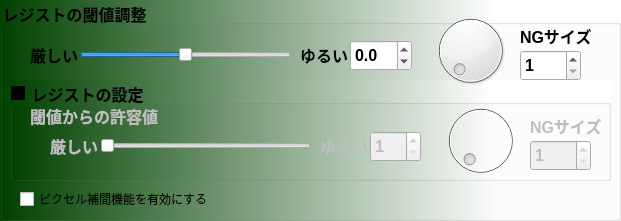
   <widget class="QGroupBox" name="gbDetailSettingR" >
    <property name="geometry" >
     <rect>
      <x>10</x>
      <y>490</y>
      <width>621</width>
      <height>221</height>
     </rect>
    </property>
    <property name="font" >
     <font>
      <family>MS UI Gothic</family>
      <pointsize>12</pointsize>
      <weight>75</weight>
      <italic>false</italic>
      <bold>true</bold>
      <underline>false</underline>
      <strikeout>false</strikeout>
     </font>
    </property>
    <property name="styleSheet" >
     <string notr="true" >QGroupBox{
	background-color: qlineargradient( x1: 0, y1: 0, x2:0.8, x2: 0.8, stop: 0 #004200, stop: 1 white);
}
</string>
    </property>
    <property name="title" >
     <string>レジストの閾値調整</string>
    </property>
    <widget class="QGroupBox" name="gbDetailSettingForResist" >
     <property name="geometry" >
      <rect>
       <x>10</x>
       <y>80</y>
       <width>601</width>
       <height>101</height>
      </rect>
     </property>
     <property name="font" >
      <font>
       <family>MS UI Gothic</family>
       <pointsize>12</pointsize>
       <weight>75</weight>
       <italic>false</italic>
       <bold>true</bold>
       <underline>false</underline>
       <strikeout>false</strikeout>
      </font>
     </property>
     <property name="title" >
      <string>レジストの設定</string>
     </property>
     <property name="checkable" >
      <bool>true</bool>
     </property>
     <property name="checked" >
      <bool>false</bool>
     </property>
     <widget class="QLabel" name="label_5" >
      <property name="geometry" >
       <rect>
        <x>310</x>
        <y>50</y>
        <width>51</width>
        <height>31</height>
       </rect>
      </property>
      <property name="font" >
       <font>
        <family>MS UI Gothic</family>
        <pointsize>12</pointsize>
        <weight>75</weight>
        <italic>false</italic>
        <bold>true</bold>
        <underline>false</underline>
        <strikeout>false</strikeout>
       </font>
      </property>
      <property name="text" >
       <string>ゆるい</string>
      </property>
     </widget>
     <widget class="QSpinBox" name="sbNGThresholdForResist" >
      <property name="geometry" >
       <rect>
        <x>360</x>
        <y>51</y>
        <width>51</width>
        <height>31</height>
       </rect>
      </property>
      <property name="font" >
       <font>
        <family>MS UI Gothic</family>
        <pointsize>12</pointsize>
        <weight>75</weight>
        <italic>false</italic>
        <bold>true</bold>
        <underline>false</underline>
        <strikeout>false</strikeout>
       </font>
      </property>
      <property name="minimum" >
       <number>1</number>
      </property>
      <property name="maximum" >
       <number>30</number>
      </property>
      <property name="value" >
       <number>1</number>
      </property>
     </widget>
     <widget class="QLabel" name="label_6" >
      <property name="geometry" >
       <rect>
        <x>40</x>
        <y>50</y>
        <width>51</width>
        <height>31</height>
       </rect>
      </property>
      <property name="font" >
       <font>
        <family>MS UI Gothic</family>
        <pointsize>12</pointsize>
        <weight>75</weight>
        <italic>false</italic>
        <bold>true</bold>
        <underline>false</underline>
        <strikeout>false</strikeout>
       </font>
      </property>
      <property name="text" >
       <string>厳しい</string>
      </property>
     </widget>
     <widget class="QSlider" name="hsNGThresholdForResist" >
      <property name="geometry" >
       <rect>
        <x>90</x>
        <y>50</y>
        <width>211</width>
        <height>31</height>
       </rect>
      </property>
      <property name="minimum" >
       <number>1</number>
      </property>
      <property name="maximum" >
       <number>30</number>
      </property>
      <property name="pageStep" >
       <number>5</number>
      </property>
      <property name="orientation" >
       <enum>Qt::Horizontal</enum>
      </property>
     </widget>
     <widget class="QSpinBox" name="sbMinimumNGSizeForResist" >
      <property name="geometry" >
       <rect>
        <x>520</x>
        <y>60</y>
        <width>61</width>
        <height>31</height>
       </rect>
      </property>
      <property name="font" >
       <font>
        <family>MS UI Gothic</family>
        <pointsize>12</pointsize>
        <weight>75</weight>
        <italic>false</italic>
        <bold>true</bold>
        <underline>false</underline>
        <strikeout>false</strikeout>
       </font>
      </property>
      <property name="minimum" >
       <number>1</number>
      </property>
      <property name="maximum" >
       <number>9999</number>
      </property>
      <property name="value" >
       <number>1</number>
      </property>
     </widget>
     <widget class="QLabel" name="label_7" >
      <property name="geometry" >
       <rect>
        <x>20</x>
        <y>20</y>
        <width>291</width>
        <height>31</height>
       </rect>
      </property>
      <property name="font" >
       <font>
        <family>MS UI Gothic</family>
        <pointsize>12</pointsize>
        <weight>75</weight>
        <italic>false</italic>
        <bold>true</bold>
        <underline>false</underline>
        <strikeout>false</strikeout>
       </font>
      </property>
      <property name="text" >
       <string>閾値からの許容値</string>
      </property>
     </widget>
     <widget class="QLabel" name="label_8" >
      <property name="geometry" >
       <rect>
        <x>520</x>
        <y>30</y>
        <width>71</width>
        <height>31</height>
       </rect>
      </property>
      <property name="font" >
       <font>
        <family>MS UI Gothic</family>
        <pointsize>12</pointsize>
        <weight>75</weight>
        <italic>false</italic>
        <bold>true</bold>
        <underline>false</underline>
        <strikeout>false</strikeout>
       </font>
      </property>
      <property name="text" >
       <string>NGサイズ</string>
      </property>
     </widget>
     <widget class="QDial" name="diMinimumNGSizeForResist" >
      <property name="geometry" >
       <rect>
        <x>430</x>
        <y>20</y>
        <width>81</width>
        <height>81</height>
       </rect>
      </property>
      <property name="minimum" >
       <number>1</number>
      </property>
      <property name="maximum" >
       <number>999</number>
      </property>
      <property name="value" >
       <number>1</number>
      </property>
     </widget>
    </widget>
    <widget class="QDoubleSpinBox" name="dsbNGThresholdR" >
     <property name="geometry" >
      <rect>
       <x>350</x>
       <y>40</y>
       <width>62</width>
       <height>31</height>
      </rect>
     </property>
     <property name="font" >
      <font>
       <family>MS UI Gothic</family>
       <pointsize>12</pointsize>
       <weight>75</weight>
       <italic>false</italic>
       <bold>true</bold>
       <underline>false</underline>
       <strikeout>false</strikeout>
      </font>
     </property>
     <property name="decimals" >
      <number>1</number>
     </property>
     <property name="minimum" >
      <double>-1.000000000000000</double>
     </property>
     <property name="maximum" >
      <double>1.000000000000000</double>
     </property>
     <property name="singleStep" >
      <double>0.100000000000000</double>
     </property>
    </widget>
    <widget class="QSpinBox" name="sbMinimumNGSizeR" >
     <property name="geometry" >
      <rect>
       <x>520</x>
       <y>50</y>
       <width>61</width>
       <height>31</height>
      </rect>
     </property>
     <property name="font" >
      <font>
       <family>MS UI Gothic</family>
       <pointsize>12</pointsize>
       <weight>75</weight>
       <italic>false</italic>
       <bold>true</bold>
       <underline>false</underline>
       <strikeout>false</strikeout>
      </font>
     </property>
     <property name="minimum" >
      <number>1</number>
     </property>
     <property name="maximum" >
      <number>9999</number>
     </property>
     <property name="value" >
      <number>1</number>
     </property>
    </widget>
    <widget class="QSlider" name="hsNGThresholdR" >
     <property name="geometry" >
      <rect>
       <x>80</x>
       <y>39</y>
       <width>211</width>
       <height>31</height>
      </rect>
     </property>
     <property name="minimum" >
      <number>-10</number>
     </property>
     <property name="maximum" >
      <number>10</number>
     </property>
     <property name="pageStep" >
      <number>1</number>
     </property>
     <property name="orientation" >
      <enum>Qt::Horizontal</enum>
     </property>
    </widget>
    <widget class="QDial" name="diMinimumNGSizeR" >
     <property name="geometry" >
      <rect>
       <x>430</x>
       <y>10</y>
       <width>81</width>
       <height>81</height>
      </rect>
     </property>
     <property name="minimum" >
      <number>1</number>
     </property>
     <property name="maximum" >
      <number>999</number>
     </property>
     <property name="value" >
      <number>1</number>
     </property>
    </widget>
    <widget class="QLabel" name="lbStrongR" >
     <property name="geometry" >
      <rect>
       <x>30</x>
       <y>39</y>
       <width>51</width>
       <height>31</height>
      </rect>
     </property>
     <property name="font" >
      <font>
       <family>MS UI Gothic</family>
       <pointsize>12</pointsize>
       <weight>75</weight>
       <italic>false</italic>
       <bold>true</bold>
       <underline>false</underline>
       <strikeout>false</strikeout>
      </font>
     </property>
     <property name="text" >
      <string>厳しい</string>
     </property>
    </widget>
    <widget class="QLabel" name="lbWeakR" >
     <property name="geometry" >
      <rect>
       <x>300</x>
       <y>39</y>
       <width>51</width>
       <height>31</height>
      </rect>
     </property>
     <property name="font" >
      <font>
       <family>MS UI Gothic</family>
       <pointsize>12</pointsize>
       <weight>75</weight>
       <italic>false</italic>
       <bold>true</bold>
       <underline>false</underline>
       <strikeout>false</strikeout>
      </font>
     </property>
     <property name="text" >
      <string>ゆるい</string>
     </property>
    </widget>
    <widget class="QLabel" name="lbMinimumNGSizeR" >
     <property name="geometry" >
      <rect>
       <x>520</x>
       <y>20</y>
       <width>71</width>
       <height>31</height>
      </rect>
     </property>
     <property name="font" >
      <font>
       <family>MS UI Gothic</family>
       <pointsize>12</pointsize>
       <weight>75</weight>
       <italic>false</italic>
       <bold>true</bold>
       <underline>false</underline>
       <strikeout>false</strikeout>
      </font>
     </property>
     <property name="text" >
      <string>NGサイズ</string>
     </property>
    </widget>
    <widget class="QCheckBox" name="chbIsCalcPixelInterPorationResist" >
     <property name="geometry" >
      <rect>
       <x>20</x>
       <y>190</y>
       <width>421</width>
       <height>18</height>
      </rect>
     </property>
     <property name="text" >
      <string>ピクセル補間機能を有効にする</string>
     </property>
    </widget>
   </widget>
